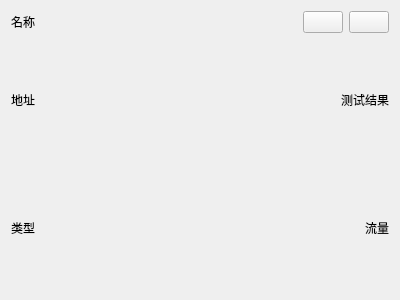
<?xml version="1.0" encoding="UTF-8"?>
<ui version="4.0">
 <class>ProxyItem</class>
 <widget class="QWidget" name="ProxyItem">
  <property name="geometry">
   <rect>
    <x>0</x>
    <y>0</y>
    <width>400</width>
    <height>300</height>
   </rect>
  </property>
  <property name="sizePolicy">
   <sizepolicy hsizetype="Minimum" vsizetype="Minimum">
    <horstretch>0</horstretch>
    <verstretch>0</verstretch>
   </sizepolicy>
  </property>
  <property name="windowTitle">
   <string notr="true"/>
  </property>
  <layout class="QVBoxLayout" name="verticalLayout_2">
   <item>
    <layout class="QHBoxLayout" name="horizontalLayout_3">
     <item>
      <widget class="QLabel" name="name">
       <property name="sizePolicy">
        <sizepolicy hsizetype="Minimum" vsizetype="Preferred">
         <horstretch>0</horstretch>
         <verstretch>0</verstretch>
        </sizepolicy>
       </property>
       <property name="text">
        <string notr="true">名称</string>
       </property>
      </widget>
     </item>
     <item>
      <widget class="QPushButton" name="change">
       <property name="sizePolicy">
        <sizepolicy hsizetype="Maximum" vsizetype="Fixed">
         <horstretch>0</horstretch>
         <verstretch>0</verstretch>
        </sizepolicy>
       </property>
       <property name="icon">
        <iconset resource="../../res/Lumvane.qrc">
         <normaloff>:/icon/material/swap-horizontal.png</normaloff>:/icon/material/swap-horizontal.png</iconset>
       </property>
      </widget>
     </item>
     <item>
      <widget class="QPushButton" name="remove">
       <property name="sizePolicy">
        <sizepolicy hsizetype="Maximum" vsizetype="Fixed">
         <horstretch>0</horstretch>
         <verstretch>0</verstretch>
        </sizepolicy>
       </property>
       <property name="icon">
        <iconset resource="../../res/Lumvane.qrc">
         <normaloff>:/icon/material/delete.png</normaloff>:/icon/material/delete.png</iconset>
       </property>
      </widget>
     </item>
    </layout>
   </item>
   <item>
    <layout class="QHBoxLayout" name="horizontalLayout">
     <item>
      <widget class="QLabel" name="address">
       <property name="sizePolicy">
        <sizepolicy hsizetype="Maximum" vsizetype="Preferred">
         <horstretch>0</horstretch>
         <verstretch>0</verstretch>
        </sizepolicy>
       </property>
       <property name="text">
        <string notr="true">地址</string>
       </property>
      </widget>
     </item>
     <item>
      <widget class="QLabel" name="test_result">
       <property name="sizePolicy">
        <sizepolicy hsizetype="Minimum" vsizetype="Preferred">
         <horstretch>0</horstretch>
         <verstretch>0</verstretch>
        </sizepolicy>
       </property>
       <property name="text">
        <string notr="true">测试结果</string>
       </property>
       <property name="alignment">
        <set>Qt::AlignRight|Qt::AlignTrailing|Qt::AlignVCenter</set>
       </property>
      </widget>
     </item>
    </layout>
   </item>
   <item>
    <layout class="QHBoxLayout" name="horizontalLayout_2">
     <item>
      <widget class="QLabel" name="type">
       <property name="sizePolicy">
        <sizepolicy hsizetype="Maximum" vsizetype="Preferred">
         <horstretch>0</horstretch>
         <verstretch>0</verstretch>
        </sizepolicy>
       </property>
       <property name="text">
        <string notr="true">类型</string>
       </property>
      </widget>
     </item>
     <item>
      <widget class="QLabel" name="traffic">
       <property name="sizePolicy">
        <sizepolicy hsizetype="Minimum" vsizetype="Preferred">
         <horstretch>0</horstretch>
         <verstretch>0</verstretch>
        </sizepolicy>
       </property>
       <property name="text">
        <string notr="true">流量</string>
       </property>
       <property name="alignment">
        <set>Qt::AlignRight|Qt::AlignTrailing|Qt::AlignVCenter</set>
       </property>
      </widget>
     </item>
    </layout>
   </item>
  </layout>
 </widget>
 <resources>
  <include location="../../res/Lumvane.qrc"/>
 </resources>
 <connections/>
</ui>
